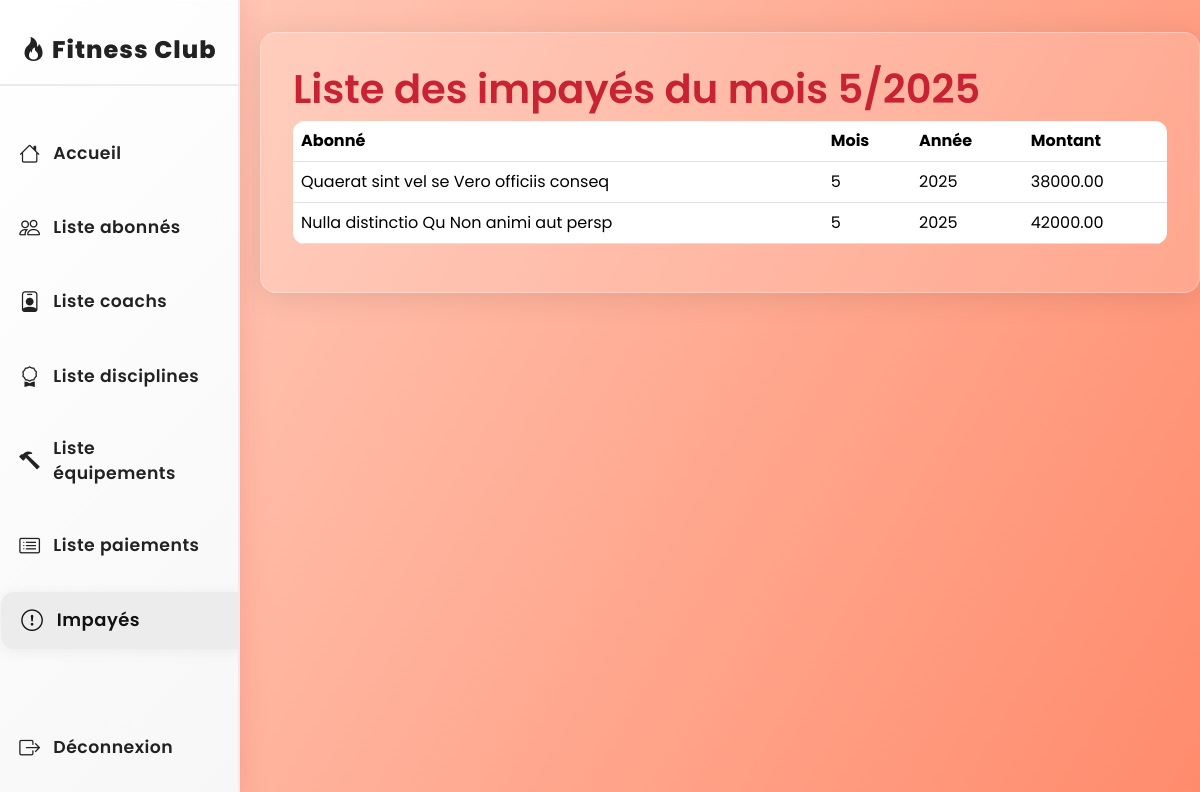
The page /liste_impayes.php (signed in) on the database its author committed.
### tables this page shows
CREATE TABLE `paiements` (
  `id` int(11) NOT NULL,
  `abonne_id` int(11) NOT NULL,
  `date_paiement` date DEFAULT NULL,
  `montant` decimal(10,2) DEFAULT NULL,
  `type_abonnement` enum('mensuel','annuel') DEFAULT NULL,
  `mois` int(11) DEFAULT NULL,
  `annee` int(11) DEFAULT NULL,
  `statut` enum('paye','impaye') DEFAULT 'impaye'
);

CREATE TABLE `abonnes` (
  `id` int(11) NOT NULL,
  `nom` varchar(100) NOT NULL,
  `prenom` varchar(100) NOT NULL,
  `email` varchar(150) DEFAULT NULL,
  `telephone` varchar(30) DEFAULT NULL,
  `date_naissance` date DEFAULT NULL,
  `adresse` varchar(255) DEFAULT NULL,
  `code_postal` varchar(20) DEFAULT NULL,
  `ville` varchar(100) DEFAULT NULL,
  `pays` varchar(100) DEFAULT NULL,
  `date_inscription` date DEFAULT curdate(),
  `date_expiration` date DEFAULT NULL,
  `photo` varchar(255) DEFAULT NULL,
  `type_abonnement` enum('mensuel','annuel') DEFAULT 'mensuel'
);

### models.php (called while the page is built, shortened)
<?php
require_once 'db.php';
function getImpayes($mois, $annee)
{
    global $pdo;
    $mois = (int)$mois;
    $annee = (int)$annee;
    $stmt = $pdo->prepare("SELECT p.*, a.nom AS abonne_nom, a.prenom AS abonne_prenom
        FROM paiements p
        LEFT JOIN abonnes a ON p.abonne_id = a.id
        WHERE p.mois = ? AND p.annee = ? AND p.statut = 'impaye'");
    $stmt->execute([$mois, $annee]);
    return $stmt->fetchAll();
}

### liste_impayes.php (the view, shortened to what this page needs)
<?php
require_once 'models.php';
$mois = (int)date('n');
$annee = (int)date('Y');
$impayes = getImpayes($mois, $annee);
include 'header.php';
?>
<div class="container glass">
    <h1>Liste des impayés du mois <?php echo $mois . '/' . $annee; ?></h1>
    <table class="table table-hover align-middle">
        <thead>
            <tr>
                <th>Abonné</th>
                <th>Mois</th>
                <th>Année</th>
                <th>Montant</th>
            </tr>
        </thead>
        <tbody>
            <?php foreach ($impayes as $impaye): ?>
                <tr>
                    <td>
                        <?php
                        echo htmlspecialchars(
                            (isset($impaye['abonne_nom']) ? $impaye['abonne_nom'] : '') .
                            ' ' .
                            (isset($impaye['abonne_prenom']) ? $impaye['abonne_prenom'] : '')
                        );
                        ?>
                    </td>
                    <td><?php echo htmlspecialchars($impaye['mois']); ?></td>
                    <td><?php echo htmlspecialchars($impaye['annee']); ?></td>
                    <td><?php echo htmlspecialchars($impaye['montant']); ?></td>
                </tr>
            <?php endforeach; ?>
        </tbody>
    </table>
</div>
<?php include 'footer.php'; ?>

### header.php (style rules this page uses)
body { font-family: 'Poppins', sans-serif; background: linear-gradient(120deg, #ffd1c1 0%, #ff8a6b 100%); min-height: 100vh; }
.glass { background: rgba(255, 255, 255, 0.15); border-radius: 16px; box-shadow: 0 4px 30px rgba(0, 0, 0, 0.1); backdrop-filter: blur(7px); -webkit-backdrop-filter: blur(7px); border: 1px solid rgba(255, 255, 255, 0.3); padding: 2rem; margin-top: 2rem; }
h1, .table thead { color: #c82333; font-weight: 600; }
.table { background: rgba(255, 255, 255, 0.7); border-radius: 12px; overflow: hidden; }

### rows shown on the page
paiements: abonne.prenom "Quaerat sint vel se Vero officiis conseq", mois "5", annee "2025", montant "38000.00"
paiements: abonne.prenom "Nulla distinctio Qu Non animi aut persp", mois "5", annee "2025", montant "42000.00"
